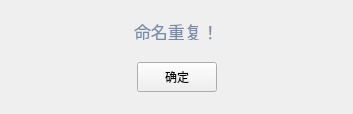
<?xml version="1.0" encoding="UTF-8"?>
<ui version="4.0">
 <class>OperTipDuplicateNameContentWgt</class>
 <widget class="QWidget" name="OperTipDuplicateNameContentWgt">
  <property name="geometry">
   <rect>
    <x>0</x>
    <y>0</y>
    <width>353</width>
    <height>114</height>
   </rect>
  </property>
  <property name="sizePolicy">
   <sizepolicy hsizetype="Preferred" vsizetype="Preferred">
    <horstretch>0</horstretch>
    <verstretch>124</verstretch>
   </sizepolicy>
  </property>
  <property name="minimumSize">
   <size>
    <width>353</width>
    <height>114</height>
   </size>
  </property>
  <property name="maximumSize">
   <size>
    <width>353</width>
    <height>114</height>
   </size>
  </property>
  <property name="windowTitle">
   <string>Form</string>
  </property>
  <layout class="QVBoxLayout" name="verticalLayout">
   <property name="spacing">
    <number>0</number>
   </property>
   <property name="leftMargin">
    <number>0</number>
   </property>
   <property name="topMargin">
    <number>0</number>
   </property>
   <property name="rightMargin">
    <number>0</number>
   </property>
   <property name="bottomMargin">
    <number>0</number>
   </property>
   <item>
    <spacer name="verticalSpacer_2">
     <property name="orientation">
      <enum>Qt::Vertical</enum>
     </property>
     <property name="sizeType">
      <enum>QSizePolicy::Fixed</enum>
     </property>
     <property name="sizeHint" stdset="0">
      <size>
       <width>30</width>
       <height>20</height>
      </size>
     </property>
    </spacer>
   </item>
   <item>
    <layout class="QHBoxLayout" name="horizontalLayout_2">
     <property name="spacing">
      <number>0</number>
     </property>
     <item>
      <spacer name="horizontalSpacer_3">
       <property name="orientation">
        <enum>Qt::Horizontal</enum>
       </property>
       <property name="sizeHint" stdset="0">
        <size>
         <width>40</width>
         <height>20</height>
        </size>
       </property>
      </spacer>
     </item>
     <item>
      <widget class="QLabel" name="OperTipMsg">
       <property name="minimumSize">
        <size>
         <width>0</width>
         <height>18</height>
        </size>
       </property>
       <property name="maximumSize">
        <size>
         <width>16777215</width>
         <height>18</height>
        </size>
       </property>
       <property name="styleSheet">
        <string notr="true">font-size:17px;
font-family:&quot;Microsoft YaHei&quot;;
color:rgb(121, 140, 167);</string>
       </property>
       <property name="text">
        <string>命名重复！</string>
       </property>
      </widget>
     </item>
     <item>
      <spacer name="horizontalSpacer_4">
       <property name="orientation">
        <enum>Qt::Horizontal</enum>
       </property>
       <property name="sizeHint" stdset="0">
        <size>
         <width>40</width>
         <height>20</height>
        </size>
       </property>
      </spacer>
     </item>
    </layout>
   </item>
   <item>
    <spacer name="verticalSpacer">
     <property name="orientation">
      <enum>Qt::Vertical</enum>
     </property>
     <property name="sizeType">
      <enum>QSizePolicy::Fixed</enum>
     </property>
     <property name="sizeHint" stdset="0">
      <size>
       <width>20</width>
       <height>20</height>
      </size>
     </property>
    </spacer>
   </item>
   <item>
    <layout class="QHBoxLayout" name="horizontalLayout">
     <property name="spacing">
      <number>0</number>
     </property>
     <item>
      <spacer name="horizontalSpacer">
       <property name="orientation">
        <enum>Qt::Horizontal</enum>
       </property>
       <property name="sizeHint" stdset="0">
        <size>
         <width>40</width>
         <height>20</height>
        </size>
       </property>
      </spacer>
     </item>
     <item>
      <widget class="QPushButton" name="OperTipOkBtn">
       <property name="minimumSize">
        <size>
         <width>80</width>
         <height>30</height>
        </size>
       </property>
       <property name="maximumSize">
        <size>
         <width>80</width>
         <height>30</height>
        </size>
       </property>
       <property name="text">
        <string>确定</string>
       </property>
      </widget>
     </item>
     <item>
      <spacer name="horizontalSpacer_2">
       <property name="orientation">
        <enum>Qt::Horizontal</enum>
       </property>
       <property name="sizeHint" stdset="0">
        <size>
         <width>40</width>
         <height>20</height>
        </size>
       </property>
      </spacer>
     </item>
    </layout>
   </item>
   <item>
    <spacer name="verticalSpacer_3">
     <property name="orientation">
      <enum>Qt::Vertical</enum>
     </property>
     <property name="sizeType">
      <enum>QSizePolicy::Fixed</enum>
     </property>
     <property name="sizeHint" stdset="0">
      <size>
       <width>20</width>
       <height>20</height>
      </size>
     </property>
    </spacer>
   </item>
  </layout>
 </widget>
 <resources/>
 <connections/>
</ui>
